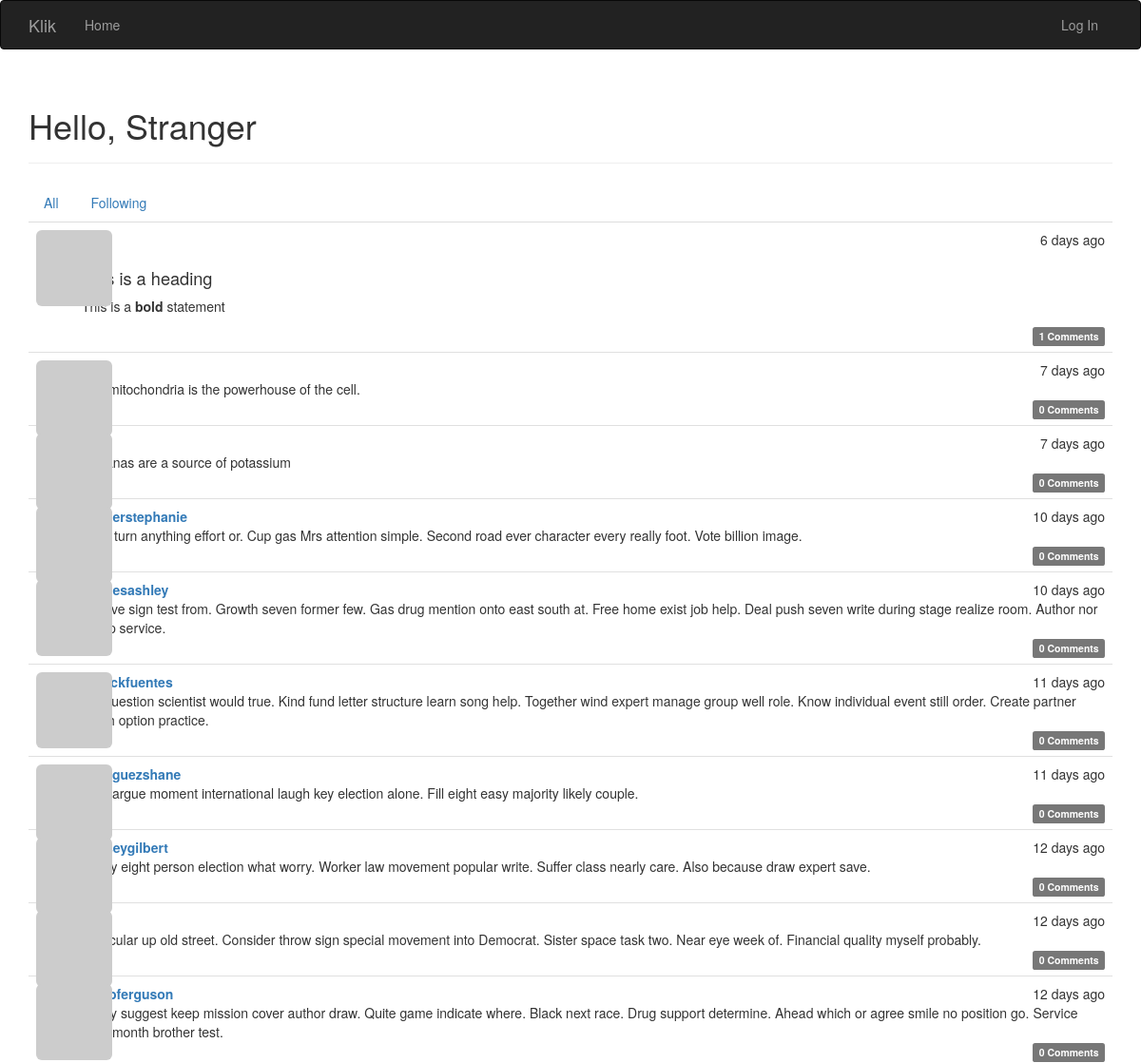
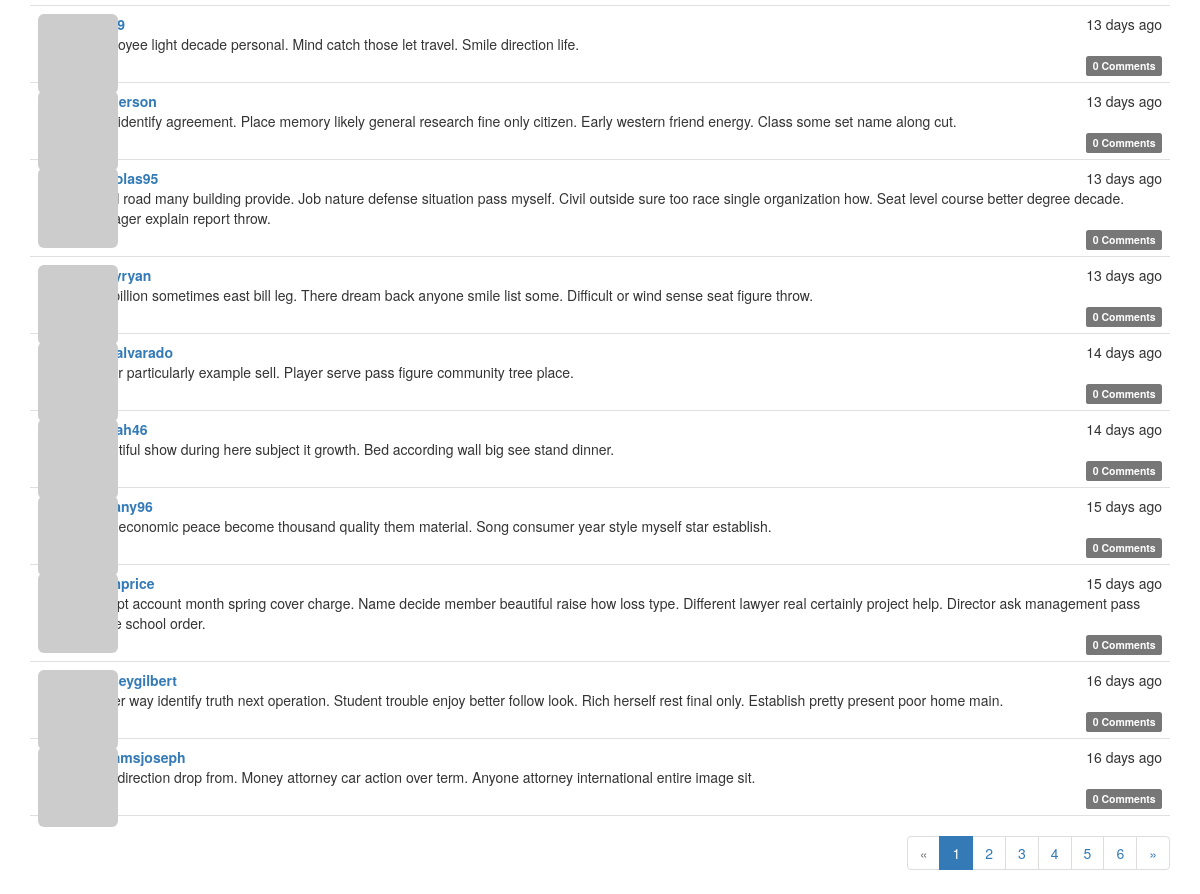
The page / on the database its author committed (2 pictures, top to bottom).
### app/models.py (models this page shows, shortened)
class Post(db.Model):
    __tablename__ = 'posts'
    id = db.Column(db.Integer, primary_key=True)
    body = db.Column(db.Text)
    body_html = db.Column(db.Text)
    timestamp = db.Column(db.DateTime, index=True, default=datetime.utcnow)
    author_id = db.Column(db.Integer, db.ForeignKey('users.id'))
    comments = db.relationship('Comment', backref='post', lazy='dynamic')

class User(UserMixin, db.Model):
    __tablename__ = 'users'
    id = db.Column(db.Integer, primary_key=True)
    email = db.Column(db.String(64), unique=True, index=True)
    username = db.Column(db.String(64), unique=True, index=True)
    role_id = db.Column(db.Integer, db.ForeignKey('roles.id'))
    password_hash = db.Column(db.String(128))
    confirmed = db.Column(db.Boolean, default=False)
    name = db.Column(db.String(64))
    location = db.Column(db.String(64))
    about_me = db.Column(db.Text())
    member_since = db.Column(db.DateTime(), default=datetime.utcnow)
    last_seen = db.Column(db.DateTime(), default=datetime.utcnow)
    avatar_hash = db.Column(db.String(32))
    posts = db.relationship('Post', backref='author', lazy='dynamic')
    comments = db.relationship('Comment', backref='author', lazy='dynamic')
    followed = db.relationship('Follow',
                               foreign_keys=[Follow.follower_id],
                               backref=db.backref('follower', lazy='joined'),
                               lazy='dynamic',
                               cascade='all, delete-orphan')
    followers = db.relationship('Follow',
                                foreign_keys=[Follow.followed_id],
                                backref=db.backref('followed', lazy='joined'),
                                lazy='dynamic',
                                cascade='all, delete-orphan')
    @property
    def password(self):
        raise AttributeError('password is not a readable attribute')
    def gravatar(self, size=100, default='identicon', rating='g'):
        if request.is_secure:
            url = 'https://secure.gravatar.com/avatar'
        else:
            url = 'http://www.gravatar.com/avatar'
        hash = self.avatar_hash or self.gravatar_hash()
        return '{url}/{hash}?s={size}&d={default}&r={rating}' \
               .format(url=url,
                       hash=hash,
                       size=size,
                       default=default,
                       rating=rating)
    def gravatar_hash(self):
        return hashlib.md5(self.email.lower().encode('utf-8')).hexdigest()

### app/main/views.py (the view)
@main.route('/', methods=['GET', 'POST'])
def index():
    form = PostForm()
    if current_user.can(Permission.WRITE) \
       and form.validate_on_submit():
        post = Post(body=form.body.data,
                    author=current_user._get_current_object())
        db.session.add(post)
        db.session.commit()
        return redirect(url_for('.index'))
    page = request.args.get('page', 1, type=int)
    show_followed = False
    if current_user.is_authenticated:
        show_followed = bool(request.cookies.get('show_followed', ''))
    if show_followed:
        query = current_user.followed_posts
    else:
        query = Post.query
    pagination = query.order_by(Post.timestamp.desc()) \
        .paginate(
            page,
            per_page=current_app.config['KLIK_POSTS_PER_PAGE'],
            error_out=False)
    posts = pagination.items
    return render_template('index.html',
                           form=form,
                           posts=posts,
                           show_followed=show_followed,
                           pagination=pagination)

### app/auth/views.py (called while the page is built)
@auth.before_app_request
def before_request():
    if current_user.is_authenticated:
        current_user.ping()

### app/main/__init__.py (called while the page is built)
@main.app_context_processor
def inject_permissions():
    return dict(Permission=Permission)

### app/models.py (called while the page is built)
    def can(self, permissions):
        return False

    def is_administrator(self):
        return False

### app/templates/index.html (shortened to what this page needs)
{% extends "base.html" %}
{% import "bootstrap/wtf.html" as wtf %}
{% import "_macros.html" as macros %}
{% block page_content %}
<div class="page-header">
	<h1>
        Hello,
        {% if current_user.is_authenticated %}
            {{ current_user.username }}
        {% else %}
            Stranger
        {% endif %}
    </h1>
</div>
<div class="post post-tabs">
    <ul class="nav nav-tabs">
        <li {% if show_followed %}class="active"{% endif %}>
            <a href="{{ url_for('.show_all') }}">
                All
            </a>
        </li>
        <li {% if show_followed %}class="active"{% endif %}>
            <a href="{{ url_for('.show_followed') }}">
                Following
            </a>
        </li>
    </ul>
    {% include '_posts.html' %}
</div>
{% if pagination %}
<div class="pagination">
    {{ macros.pagination_widget(pagination, '.index') }}
</div>
{% endif %}
{% endblock %}

### app/templates/_posts.html (shortened to what this page needs)
<ul class="posts">
    {% for post in posts %}
    <li class="post">
        <div class="post-thumbnail">
            <a href="{{ url_for('.user', username=post.author.username) }}">
                <img class="img-rounded profile-thumbnail" src="{{ post.author.gravatar(size=40) }}">
            </a>
        </div>
        <div class="post-content">
            <div class="post-date">{{ moment(post.timestamp).fromNow() }}</div>
            <div class="post-author">
                <a href="{{ url_for('.user', username=post.author.username) }}">
                    {{ post.author.username }}
                </a>
            </div>
            <div class="post-body">
                {% if post.body_html %}
                    {{ post.body_html | safe }}
                {% else %}
                    {{ post.body }}
                {% endif %}
            </div>
            <div class="post-footer">
                <a href="{{ url_for('.post', id=post.id) }}#comments">
                    <span class="label label-default">
                        {{ post.comments.count() }} Comments
                    </span>
                </a>
            </div>
        </div>
    </li>
    {% endfor %}
</ul>

### app/static/styles.css (style rules this page uses)
.profile-thumbnail { position: absolute; }
div.post-tabs { margin-top: 16px; }
ul.posts { list-style-type: none; padding: 0px; margin: 16px 0px 0px 0px; border-top: 1px solid #e0e0e0; }
div.post-tabs ul.posts { margin: 0px; border-top: none; }
ul.posts li.post { padding: 8px; border-bottom: 1px solid #e0e0e0; }
div.post-date { float: right; }
div.post-author { font-weight: bold; }
div.post-thumbnail { position: absolute; }
div.post-content { margin-left: 48px; min-height: 48px; }
div.post-footer { text-align: right; }
div.pagination { width: 100%; text-align: right; padding: 0px; margin: 0px; }
.post-body h2 { font-size: 130%; }

### rows shown on the page
Post: timestamp "6 days ago", body_html "This is a heading This is a bold statement", comments.count "1"
Post: timestamp "7 days ago", body "The mitochondria is the powerhouse of the cell.", comments.count "0"
Post: timestamp "7 days ago", body "Bananas are a source of potassium", comments.count "0"
Post: timestamp "10 days ago", author.username "snyderstephanie", body "Here turn anything effort or. Cup gas Mrs attention simple. Second road ever character every really foot. Vote billion image.", comments.count "0"
Post: timestamp "10 days ago", author.username "haynesashley", body "Believe sign test from. Growth seven former few. Gas drug mention onto east south at. Free home exist job help. Deal push seven write during stage realize room. Author nor group service.", comments.count "0"
Post: timestamp "11 days ago", author.username "patrickfuentes", body "Me question scientist would true. Kind fund letter structure learn song help. Together wind expert manage group well role. Know individual event still order. Create partner tough option practice.", comments.count "0"
Post: timestamp "11 days ago", author.username "rodriguezshane", body "Nice argue moment international laugh key election alone. Fill eight easy majority likely couple.", comments.count "0"
Post: timestamp "12 days ago", author.username "lindseygilbert", body "Ability eight person election what worry. Worker law movement popular write. Suffer class nearly care. Also because draw expert save.", comments.count "0"
Post: timestamp "12 days ago", body "Particular up old street. Consider throw sign special movement into Democrat. Sister space task two. Near eye week of. Financial quality myself probably.", comments.count "0"
Post: timestamp "12 days ago", author.username "jacobferguson", body "Policy suggest keep mission cover author draw. Quite game indicate where. Black next race. Drug support determine. Ahead which or agree smile no position go. Service poor month brother test.", comments.count "0"
Post: timestamp "13 days ago", body "Employee light decade personal. Mind catch those let travel. Smile direction life.", comments.count "0"
Post: timestamp "13 days ago", author.username "aanderson", body "With identify agreement. Place memory likely general research fine only citizen. Early western friend energy. Class some set name along cut.", comments.count "0"
Post: timestamp "13 days ago", author.username "nicholas95", body "Read road many building provide. Job nature defense situation pass myself. Civil outside sure too race single organization how. Seat level course better degree decade. Manager explain report throw.", comments.count "0"
Post: timestamp "13 days ago", author.username "haleyryan", body "Life billion sometimes east bill leg. There dream back anyone smile list some. Difficult or wind sense seat figure throw.", comments.count "0"
Post: timestamp "14 days ago", author.username "aprilalvarado", body "Paper particularly example sell. Player serve pass figure community tree place.", comments.count "0"
Post: timestamp "14 days ago", body "Beautiful show during here subject it growth. Bed according wall big see stand dinner.", comments.count "0"
Post: timestamp "15 days ago", author.username "brittany96", body "Cost economic peace become thousand quality them material. Song consumer year style myself star establish.", comments.count "0"
Post: timestamp "15 days ago", author.username "robinprice", body "Accept account month spring cover charge. Name decide member beautiful raise how loss type. Different lawyer real certainly project help. Director ask management pass argue school order.", comments.count "0"
Post: timestamp "16 days ago", author.username "lindseygilbert", body "Matter way identify truth next operation. Student trouble enjoy better follow look. Rich herself rest final only. Establish pretty present poor home main.", comments.count "0"
Post: timestamp "16 days ago", author.username "williamsjoseph", body "True direction drop from. Money attorney car action over term. Anyone attorney international entire image sit.", comments.count "0"

### other values the page prints
{{ p }} "1"
{{ p }} "2" "3" "4" "5" "6"
